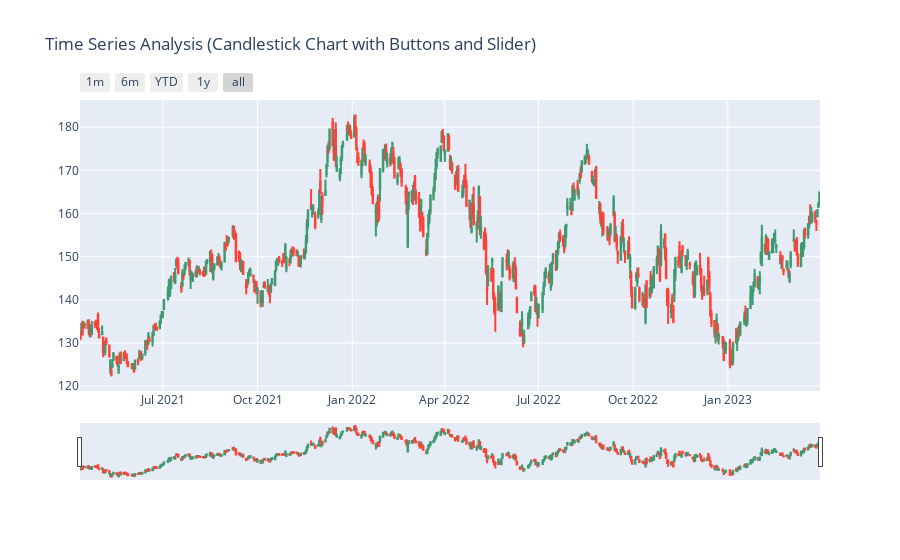

The notebook cell saved with this chart:
### Code cell
figure = go.Figure(data = [go.Candlestick(x = data.index,
                                        open = data["Open"], 
                                        high = data["High"],
                                        low = data["Low"], 
                                        close = data["Close"])])
figure.update_layout(title = "Time Series Analysis (Candlestick Chart with Buttons and Slider)")

figure.update_xaxes(
    rangeslider_visible = True,
    rangeselector = dict(
        buttons = list([
            dict(count = 1, label = "1m", step = "month", stepmode = "backward"),
            dict(count = 6, label = "6m", step = "month", stepmode = "backward"),
            dict(count = 1, label = "YTD", step = "year", stepmode = "todate"),
            dict(count = 1, label = "1y", step = "year", stepmode = "backward"),
            dict(step = "all")
        ])
    )
)

### Figure 1 — Plotly figure (JSON) as saved in the notebook; plotly's stock layout.template omitted (floating-point values rounded to 4 significant figures; data arrays with more than 128 entries replaced by an {"elided": "..."} marker saying what was removed)
{"data": [{"close": {"elided": "498 float values"}, "high": {"elided": "498 float values"}, "low": {"elided": "498 float values"}, "open": {"elided": "498 float values"}, "type": "candlestick", "x": {"elided": "498 str values"}}], "layout": {"title": {"text": "Time Series Analysis (Candlestick Chart with Buttons and Slider)"}, "xaxis": {"rangeselector": {"buttons": [{"count": 1, "label": "1m", "step": "month", "stepmode": "backward"}, {"count": 6, "label": "6m", "step": "month", "stepmode": "backward"}, {"count": 1, "label": "YTD", "step": "year", "stepmode": "todate"}, {"count": 1, "label": "1y", "step": "year", "stepmode": "backward"}, {"step": "all"}]}, "rangeslider": {"visible": true}}}}
